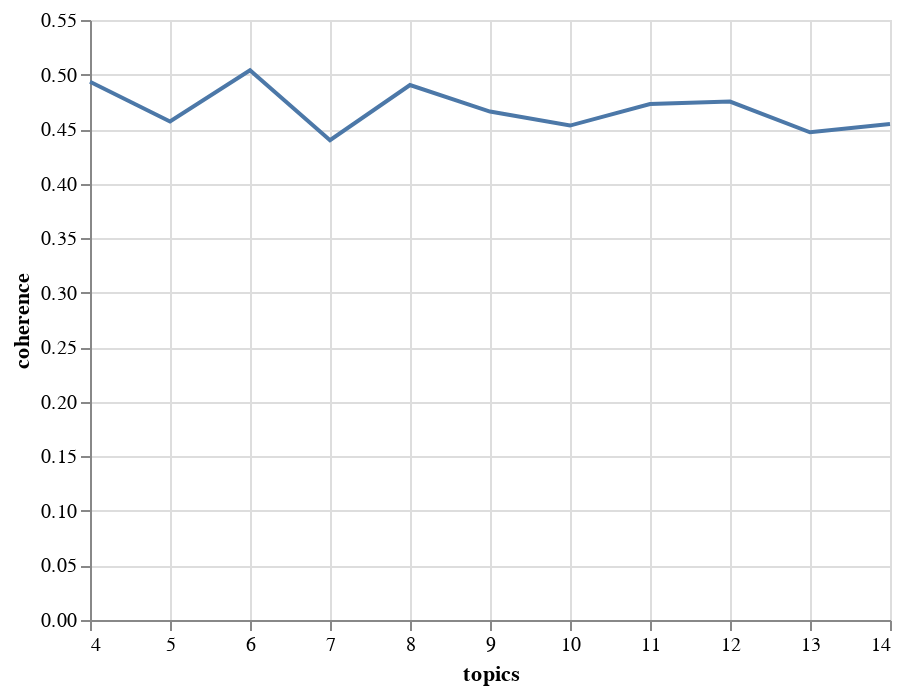

Write notebook code for a chart like this one.
### Markdown cell above
## Coherence Scores

### Code cell
from gensim.models.coherencemodel import CoherenceModel

def get_lda_model(papers, num_topics=4, passes=4):
    dictionary = gensim.corpora.Dictionary(papers.index_tokens)
    corpus =  [dictionary.doc2bow(text) for text in papers.index_tokens]
    lda_model: LdaModel = LdaMulticore(corpus, num_topics=num_topics, passes=4)
    return lda_model

def calculate_coherence_score(documents, dictionary, model):
    coherence_model = CoherenceModel(model=model, texts=documents, dictionary=dictionary,coherence='c_v')
    return coherence_model.get_coherence()

def get_coherence_scores(papers, start, stop):
    dictionary = gensim.corpora.Dictionary(papers.index_tokens)
    corpus =  [dictionary.doc2bow(text) for text in papers.index_tokens]
    scores = []
    for num_topics in range(start, stop):
        print('Calculating coherence for', num_topics, 'topics')
        l_model = LdaMulticore(corpus, num_topics=num_topics, id2word=dictionary, passes=6)
        coherence = calculate_coherence_score(papers.index_tokens, dictionary, l_model)
        scores.append({'topics':num_topics, 'coherence': coherence})
    return pd.DataFrame(scores)
        

min_topics, max_topics = 4, 15
coherence_scores = get_coherence_scores(research_papers.since_sarscov2(), min_topics,  max_topics)
alt.Chart(coherence_scores).mark_line().encode(
    x = 'topics',
    y = 'coherence'
)

### Figure 1 — Vega-Lite specification as saved in the notebook (floating-point values rounded to 4 significant figures)
{"config": {"view": {"continuousWidth": 400, "continuousHeight": 300}}, "data": {"name": "data-e27f23c20d5ab2b726d9c9b0ef7dc531"}, "mark": "line", "encoding": {"x": {"type": "quantitative", "field": "topics"}, "y": {"type": "quantitative", "field": "coherence"}}, "$schema": "https://vega.github.io/schema/vega-lite/v4.0.2.json", "datasets": {"data-e27f23c20d5ab2b726d9c9b0ef7dc531": [{"topics": 4, "coherence": 0.4933}, {"topics": 5, "coherence": 0.457}, {"topics": 6, "coherence": 0.504}, {"topics": 7, "coherence": 0.4398}, {"topics": 8, "coherence": 0.4904}, {"topics": 9, "coherence": 0.466}, {"topics": 10, "coherence": 0.4532}, {"topics": 11, "coherence": 0.4729}, {"topics": 12, "coherence": 0.4752}, {"topics": 13, "coherence": 0.4471}, {"topics": 14, "coherence": 0.4547}]}}
